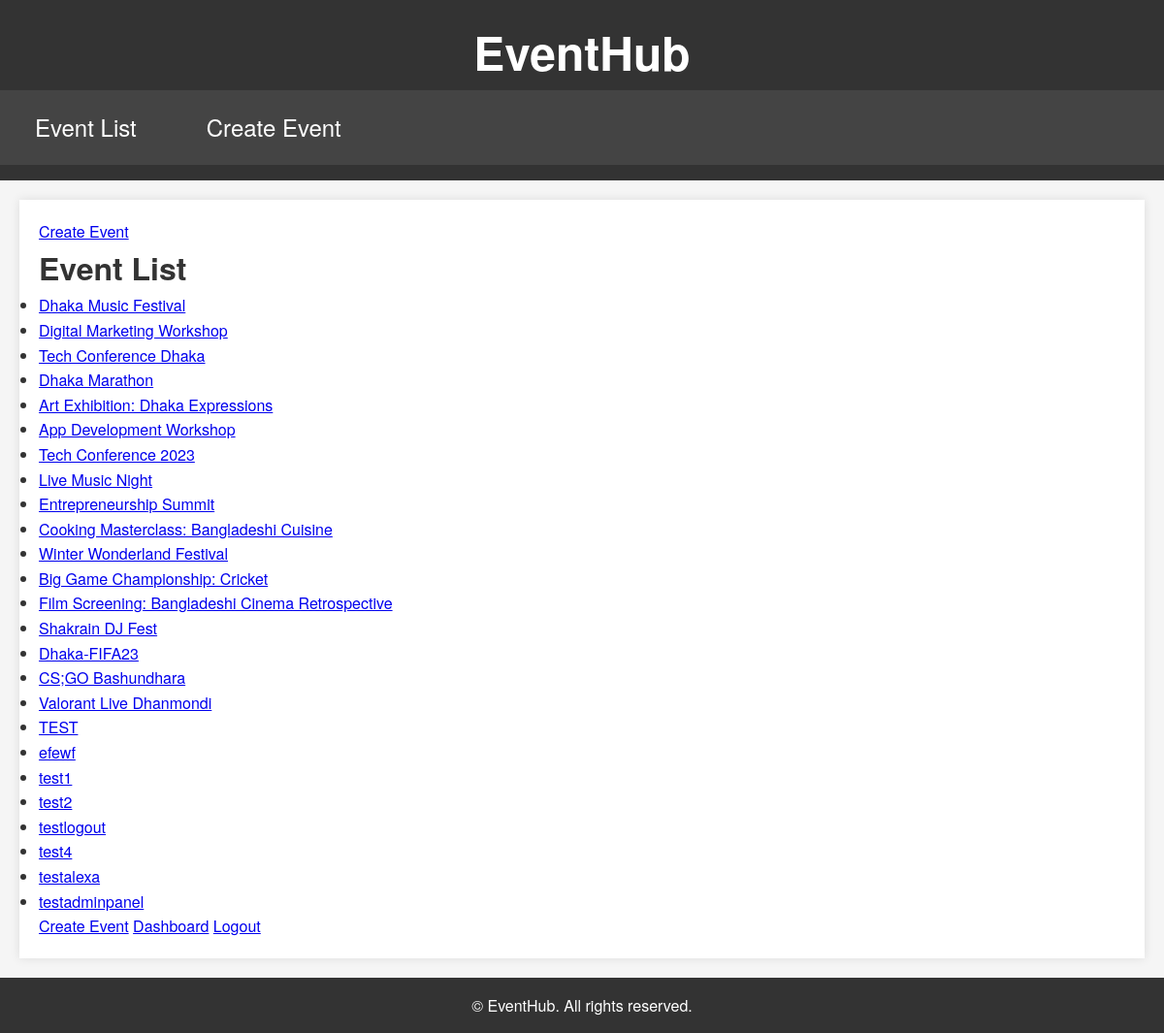
Page /events/ (signed in) on the earlier database version.
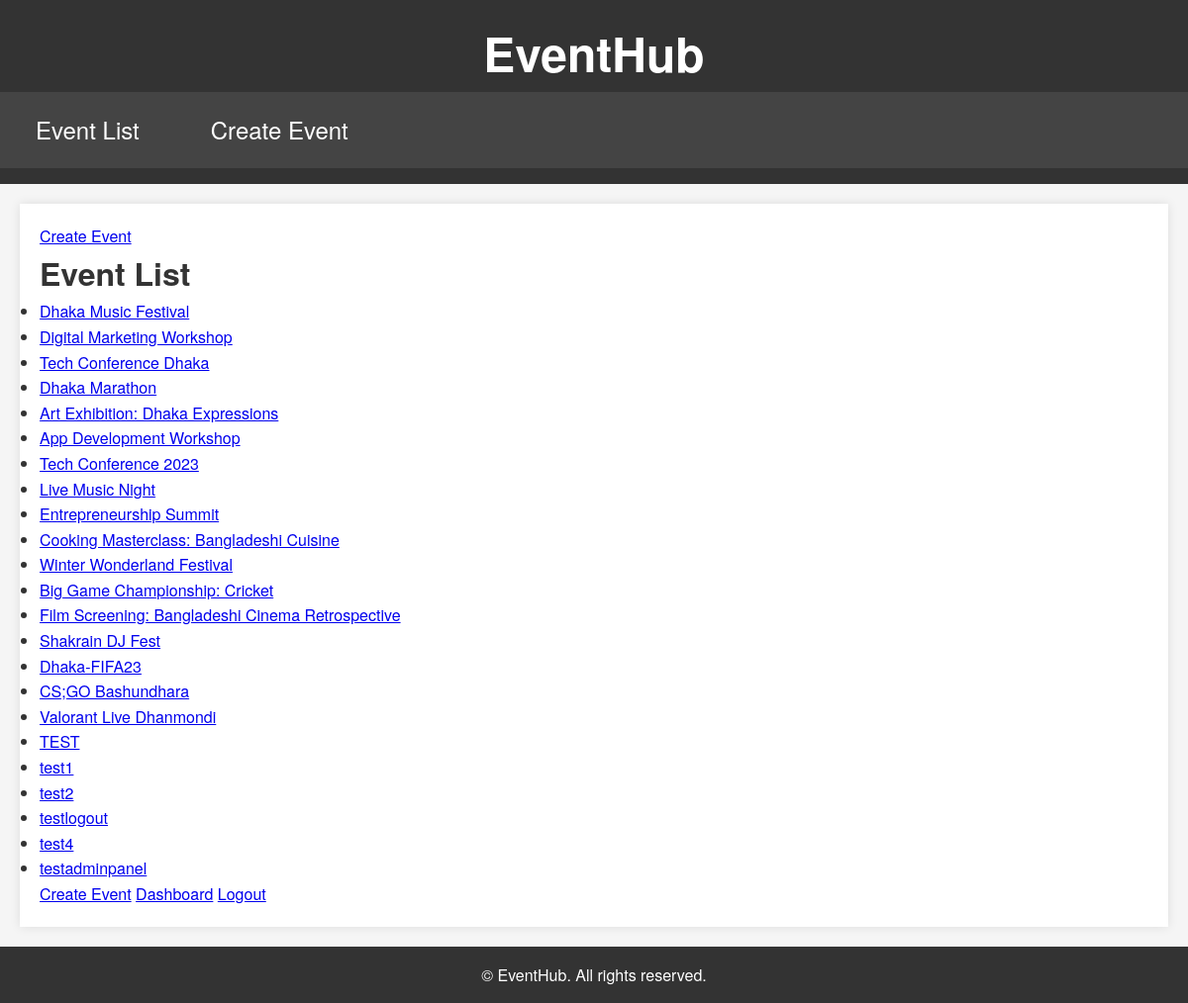
Same page on the later database version.
### EventHubApp/models.py (models this page shows, shortened)
class Event(models.Model):
    title = models.CharField(max_length=200)
    description = models.TextField()
    category = models.ForeignKey(Category, on_delete=models.CASCADE)
    location = models.ForeignKey(Location, on_delete=models.CASCADE)
    date = models.DateTimeField()
    organizer = models.CharField(max_length=100)
    user = models.ForeignKey(User, default=1, on_delete=models.CASCADE)

### EventHubApp/views.py (the view)
# urls.py: path('events/', views.event_list, name='event_list'),
@login_required
def event_list(request):
    events = Event.objects.all()
    return render(request, 'event_list.html', {'events': events})

### templates/event_list.html
{% extends 'base.html' %}
{% load static %}
{% block content %}
    <a href="{% url 'create_event' %}">Create Event</a>
    <h1>Event List</h1>
    <ul>
        {% if events %}
            {% for event in events %}
                <li>
                    <a href="{% url 'event_detail' event.id %}">
                        {{ event.title }}
                    </a>
                </li>
            {% endfor %}
        {% else %}
            <li>No events found</li>
        {% endif %}
    </ul>
    <a href="{% url 'create_event' %}">Create Event</a>
    <a href="{% url 'dashboard' %}">Dashboard</a>
    <a href="{% url 'logout' %}">Logout</a>
{% endblock %}

Differences in the rows shown:
removed Event: title "efewf"
removed Event: title "testalexa"
